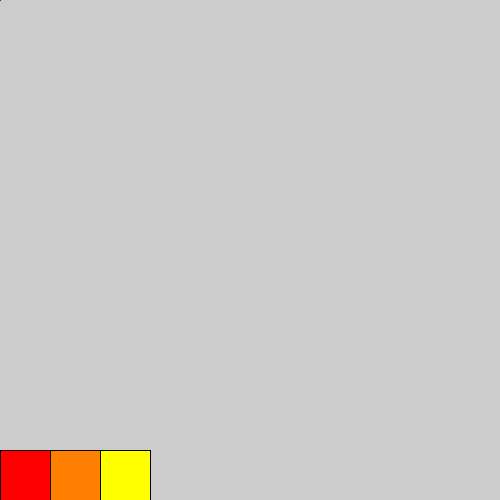
Frame 1 (no input)
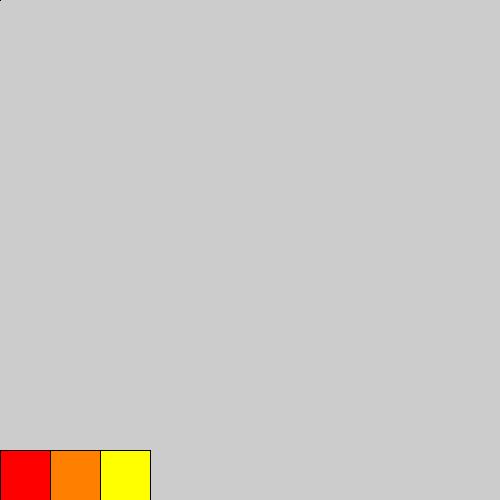
Frame 60 (the mouse pressed at the canvas centre just before this capture)
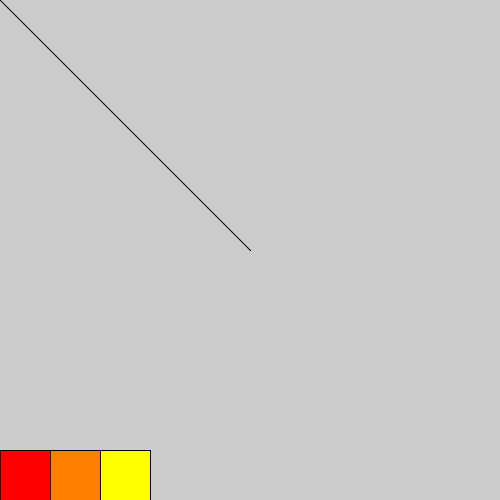
Frame 120 (the mouse held since frame 60 and released just before this capture)

The Processing sketch that drew these frames (run headless with seeded random() and noise(); from frame 60 on, the mouse is pressed at the canvas centre):

// Processing sketch: DrawingProgramColor
// ── DrawingProgramColor.pde
void setup()
{
  size(500,500);

}
void draw()
{
  // these are the boxes at the bottom
  fill(255,0,0); //red
  rect(0,450,50,50);
  fill(255,127,0); //orange
  rect(50,450,50,50);
  fill(255,255,0); //yellow
  rect(100,450,50,50);
  
  
  line(pmouseX, pmouseY, mouseX, mouseY);
  
  //if red box
  if( mousePressed && (mouseX > 0 && mouseX < 50) && (mouseY > 450 && mouseY < 500))
  {
    stroke(255,0,0);
  }
  //if orange box
  if( mousePressed && (mouseX > 50 && mouseX < 100) && (mouseY > 450 && mouseY < 500))
  {
    stroke(255,127,0);
  }
  //if yellow box
  if( mousePressed && (mouseX > 100 && mouseX < 150) && (mouseY > 450 && mouseY < 500))
  {
    stroke(255,255,0);
  }

}
